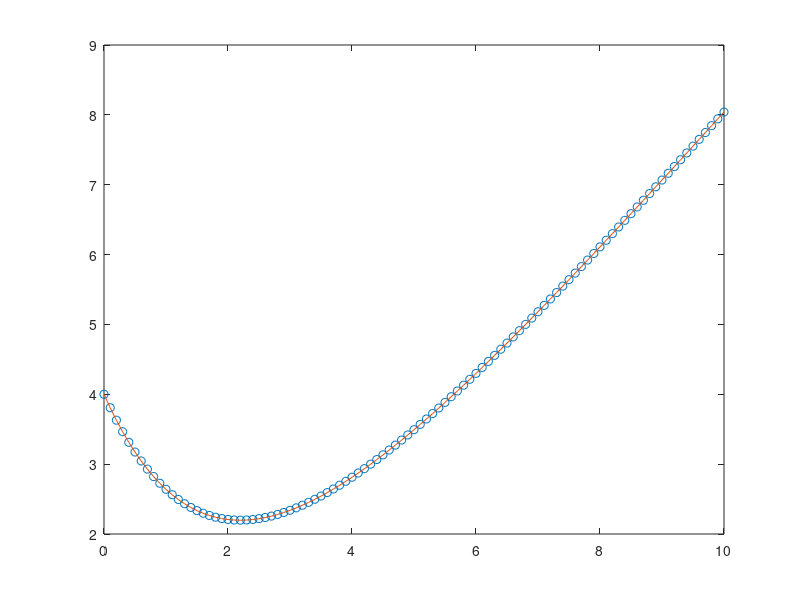

The MATLAB source for this figure:
function rungeKutta
  clc
  h = 0.1;
  x = 0:h:10;
  y0 = 4;
  w = 1;
  
  for i=1:length(x)
    y(i) = y0;
    k1 = h * f(x(i) , y(i));
    xg = x(i) + h/(2*w);
    yg = y(i) + k1/(2*w);
    k2 = h*f(xg, yg);
    y0 = y0 + (1 - w)*k1 + w*k2;
  endfor
  f = 6*exp(-x/2) -2 +x;
  plot(x , y, 'o', x , f)
  
endfunction

function result = f(x , y)
  result = (0.5 * x) - (0.5 * y);
endfunction
